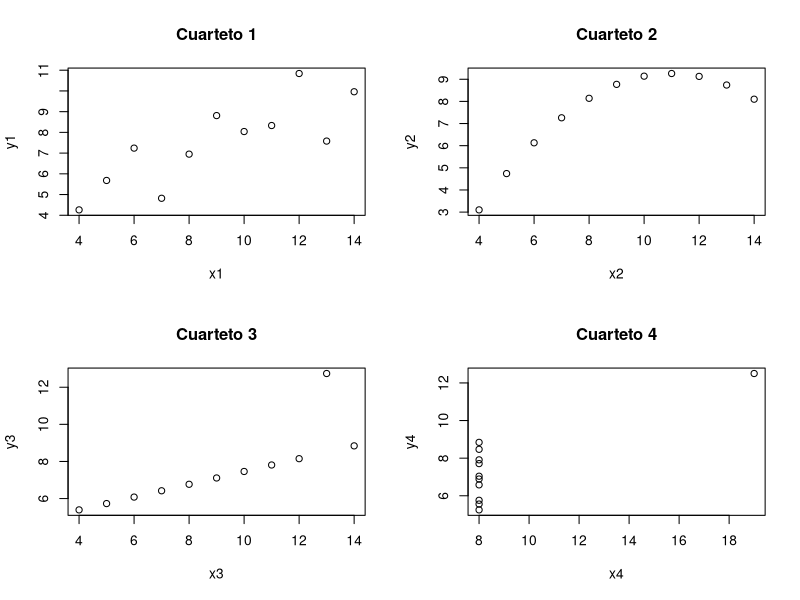
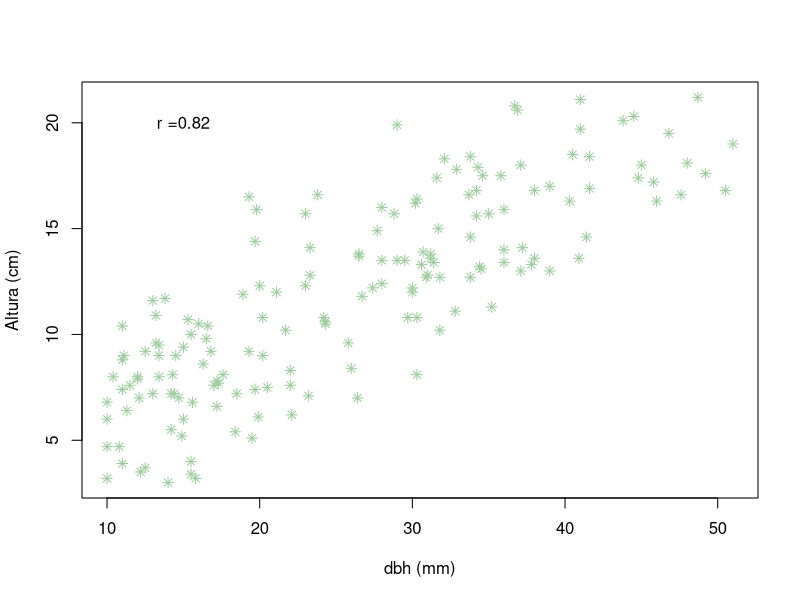

Source code (R) for these figures, in order:
#correlación
#correlación positiva: al aumntar x y aumenta
#correlación negativa: aumenta uno y disminuye otro y son valores de -1
#correlación nula: variables 0

x1 <- c(10,8,13,9,11,14,6,4,12,7,5)
y1 <- c(8.04,6.95,7.58,8.81,8.33,9.96,7.24,4.26,10.84,4.82,5.68)

mean(x1); mean(y1)
var(x1); var(y1)
sd(x1); sd(y1)

cor.test(x1,y1)

#Cuarteto II

x2 <- c(10,8,13,9,11,14,6,4,12,7,5)
y2 <- c(9.14,8.14,8.74,8.77,9.26,8.10,6.13,3.10,9.13,7.26,4.74)

mean(x2); mean(y2)
var(x2); var(y2)
sd(x2); sd(y2)

cor.test(x2,y2)

#Cuarteto III

x3 <- c(10,8,13,9,11,14,6,4,12,7,5)
y3 <- c(7.46,6.77,12.74,7.11,7.81,8.84,6.08,5.39,8.15,6.42,5.73)

mean(x3); mean(y3)
var(x3); var(y3)
sd(x3); sd(y3)

cor.test(x3,y3)

#Cuarteto IV

x4 <- c(8,8,8,8,8,8,8,19,8,8,8)
y4 <- c(6.58,5.76,7.71,8.84,8.47,7.04,5.25,12.50,5.56,7.91,6.89)

mean(x4); mean(y4)
var(x4); var(y4)
sd(x4); sd(y4)

cor.test(x4,y4)

#Gráficas cuatro plots
par(mfrow=c(2,2))
plot(x1, y1, main = "Cuarteto 1")
plot(x2, y2, main = "Cuarteto 2")
plot(x3, y3, main = "Cuarteto 3")
plot(x4, y4, main = "Cuarteto 4")
par(mfrow=c(1,1))

#Datos plántulas ébano
eba <- read.csv("ebanos.csv", header = T)
plot(eba$diametro, eba$altura, col = "darkseagreen3", pch = 8,
     xlab = "dbh (mm)",
     ylab = "Altura (cm)")
text(15,20, "r =0.82")
cor.test(eba$diametro, eba$altura)
